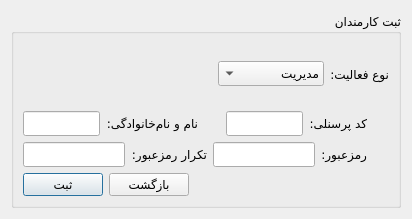
<?xml version="1.0" encoding="UTF-8"?>
<ui version="4.0">
 <class>DialogInsertStaff</class>
 <widget class="QDialog" name="DialogInsertStaff">
  <property name="windowModality">
   <enum>Qt::ApplicationModal</enum>
  </property>
  <property name="geometry">
   <rect>
    <x>0</x>
    <y>0</y>
    <width>412</width>
    <height>219</height>
   </rect>
  </property>
  <property name="maximumSize">
   <size>
    <width>412</width>
    <height>219</height>
   </size>
  </property>
  <property name="font">
   <font>
    <family>IRANSansX</family>
   </font>
  </property>
  <property name="windowTitle">
   <string>Dialog</string>
  </property>
  <layout class="QVBoxLayout" name="verticalLayout">
   <item>
    <widget class="QGroupBox" name="groupBox">
     <property name="title">
      <string>ثبت کارمندان</string>
     </property>
     <property name="alignment">
      <set>Qt::AlignRight|Qt::AlignTrailing|Qt::AlignVCenter</set>
     </property>
     <layout class="QVBoxLayout" name="verticalLayout_3">
      <item>
       <layout class="QVBoxLayout" name="verticalLayout_2">
        <item>
         <layout class="QHBoxLayout" name="horizontalLayout_3">
          <item>
           <spacer name="horizontalSpacer_2">
            <property name="orientation">
             <enum>Qt::Horizontal</enum>
            </property>
            <property name="sizeHint" stdset="0">
             <size>
              <width>40</width>
              <height>20</height>
             </size>
            </property>
           </spacer>
          </item>
          <item>
           <widget class="QComboBox" name="comboBox_role">
            <property name="layoutDirection">
             <enum>Qt::RightToLeft</enum>
            </property>
            <property name="editable">
             <bool>false</bool>
            </property>
            <property name="currentText">
             <string>مدیریت</string>
            </property>
            <property name="insertPolicy">
             <enum>QComboBox::InsertAtCurrent</enum>
            </property>
            <property name="sizeAdjustPolicy">
             <enum>QComboBox::AdjustToContents</enum>
            </property>
            <item>
             <property name="text">
              <string>مدیریت</string>
             </property>
            </item>
            <item>
             <property name="text">
              <string>تحویلدار</string>
             </property>
            </item>
            <item>
             <property name="text">
              <string>کتابدار</string>
             </property>
            </item>
            <item>
             <property name="text">
              <string>مسئول بایگانی</string>
             </property>
            </item>
           </widget>
          </item>
          <item>
           <widget class="QLabel" name="label_role">
            <property name="text">
             <string>نوع فعالیت:</string>
            </property>
           </widget>
          </item>
         </layout>
        </item>
        <item>
         <layout class="QHBoxLayout" name="horizontalLayout">
          <item>
           <widget class="QLineEdit" name="lineEdit_staff_name"/>
          </item>
          <item>
           <widget class="QLabel" name="label_staff_name">
            <property name="text">
             <string>نام و نام‌خانوادگی:</string>
            </property>
           </widget>
          </item>
          <item>
           <widget class="QLabel" name="label_staff_icon">
            <property name="minimumSize">
             <size>
              <width>16</width>
              <height>16</height>
             </size>
            </property>
            <property name="maximumSize">
             <size>
              <width>16</width>
              <height>16</height>
             </size>
            </property>
            <property name="text">
             <string/>
            </property>
            <property name="pixmap">
             <pixmap resource="icons.qrc">:/icons/staff.png</pixmap>
            </property>
            <property name="scaledContents">
             <bool>true</bool>
            </property>
           </widget>
          </item>
          <item>
           <widget class="QLineEdit" name="lineEdit_id"/>
          </item>
          <item>
           <widget class="QLabel" name="label_id_text">
            <property name="text">
             <string>کد پرسنلی:</string>
            </property>
           </widget>
          </item>
          <item>
           <widget class="QLabel" name="label_id_icon">
            <property name="minimumSize">
             <size>
              <width>16</width>
              <height>16</height>
             </size>
            </property>
            <property name="maximumSize">
             <size>
              <width>16</width>
              <height>16</height>
             </size>
            </property>
            <property name="text">
             <string/>
            </property>
            <property name="pixmap">
             <pixmap resource="icons.qrc">:/icons/personal id.png</pixmap>
            </property>
            <property name="scaledContents">
             <bool>true</bool>
            </property>
           </widget>
          </item>
         </layout>
        </item>
        <item>
         <layout class="QHBoxLayout" name="horizontalLayout_2">
          <item>
           <widget class="QLineEdit" name="lineEdit_repeat_password"/>
          </item>
          <item>
           <widget class="QLabel" name="label_repeat_password">
            <property name="text">
             <string>تکرار رمزعبور:</string>
            </property>
           </widget>
          </item>
          <item>
           <widget class="QLineEdit" name="lineEdit_password"/>
          </item>
          <item>
           <widget class="QLabel" name="label_password">
            <property name="text">
             <string>رمزعبور:</string>
            </property>
           </widget>
          </item>
          <item>
           <widget class="QLabel" name="label_password_icon">
            <property name="minimumSize">
             <size>
              <width>16</width>
              <height>16</height>
             </size>
            </property>
            <property name="maximumSize">
             <size>
              <width>16</width>
              <height>16</height>
             </size>
            </property>
            <property name="text">
             <string/>
            </property>
            <property name="pixmap">
             <pixmap resource="icons.qrc">:/icons/password-icon.png</pixmap>
            </property>
            <property name="scaledContents">
             <bool>true</bool>
            </property>
           </widget>
          </item>
         </layout>
        </item>
       </layout>
      </item>
      <item>
       <layout class="QHBoxLayout" name="horizontalLayout_4">
        <item>
         <widget class="QPushButton" name="pushButton_insert">
          <property name="text">
           <string>ثبت</string>
          </property>
         </widget>
        </item>
        <item>
         <widget class="QPushButton" name="pushButton_exit">
          <property name="text">
           <string>بازگشت</string>
          </property>
         </widget>
        </item>
        <item>
         <spacer name="horizontalSpacer">
          <property name="orientation">
           <enum>Qt::Horizontal</enum>
          </property>
          <property name="sizeHint" stdset="0">
           <size>
            <width>40</width>
            <height>20</height>
           </size>
          </property>
         </spacer>
        </item>
       </layout>
      </item>
     </layout>
    </widget>
   </item>
  </layout>
 </widget>
 <resources>
  <include location="icons.qrc"/>
 </resources>
 <connections/>
</ui>
